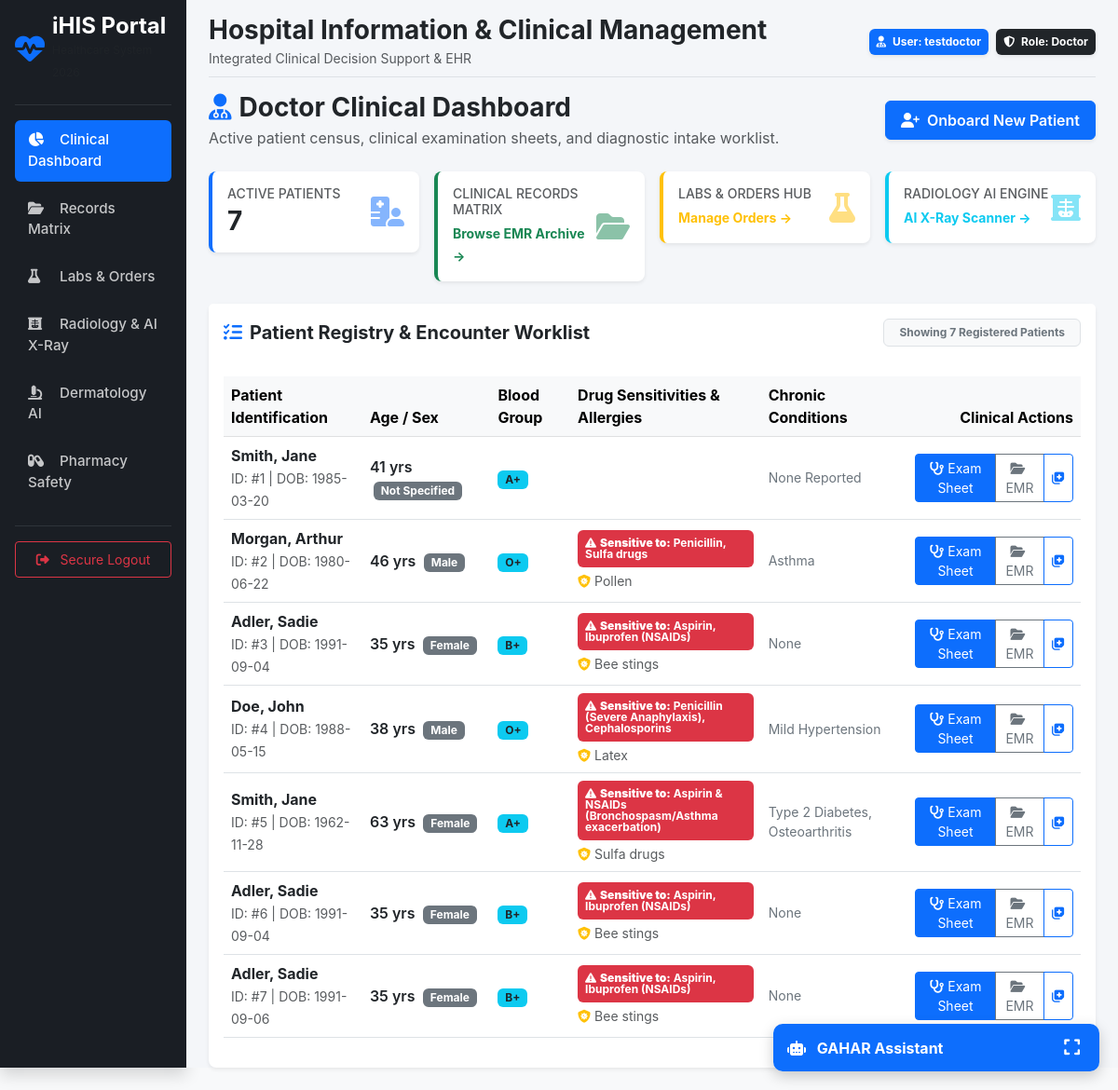
Before: /portal/doctor (signed in) with the older database file.
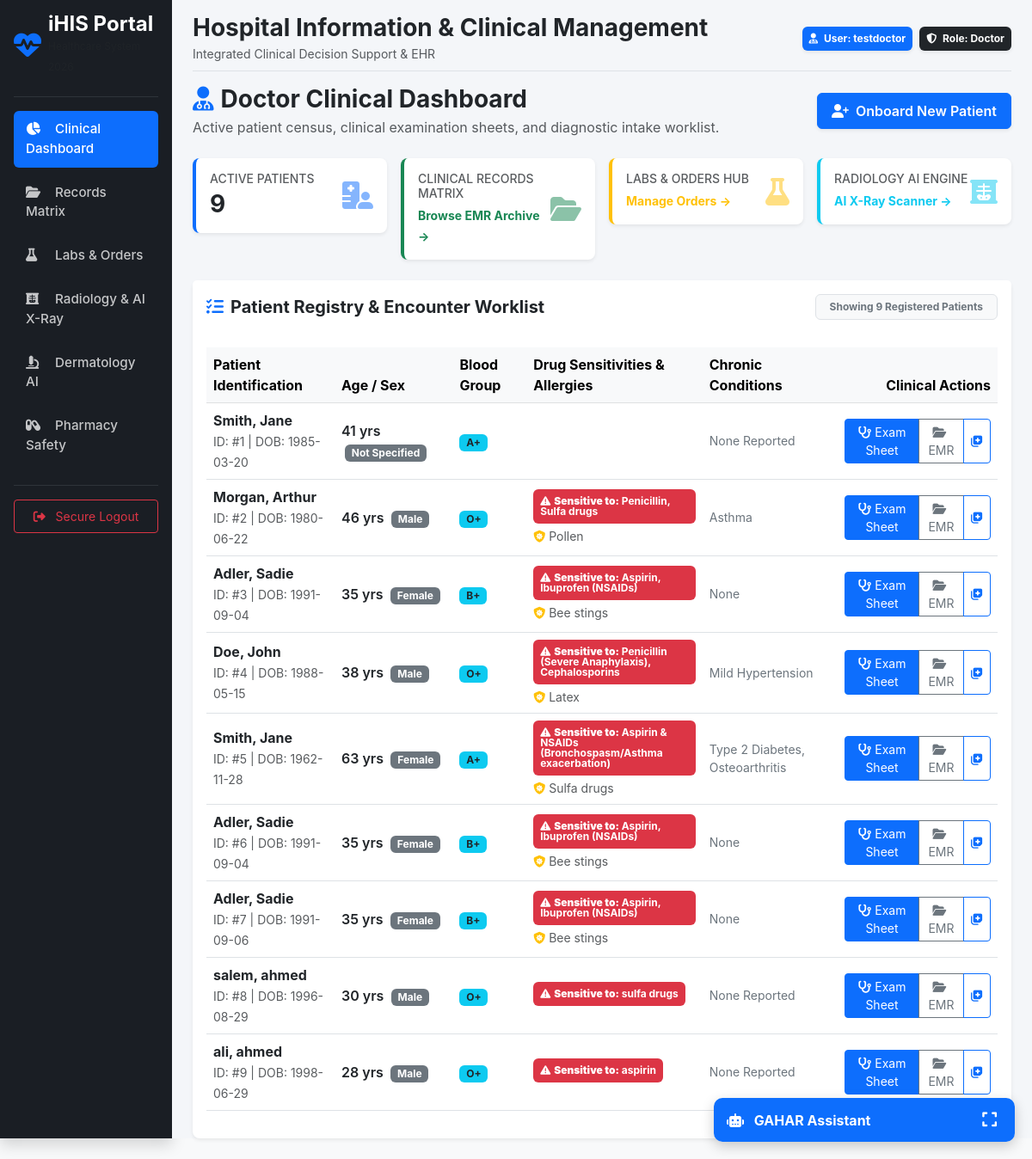
After: the same page with the newer database file.
### models/patient.py (models this page shows)
class Patient(db.Model):
    __tablename__ = 'patients'
    id = db.Column(db.Integer, primary_key=True)
    user_id = db.Column(db.Integer, db.ForeignKey('users.id'), unique=True, nullable=False)
    first_name = db.Column(db.String(100), nullable=False)
    last_name = db.Column(db.String(100), nullable=False, index=True)
    date_of_birth = db.Column(db.Date, nullable=False)
    gender = db.Column(db.String(20), default='Not Specified')  # Male, Female, Other
    blood_type = db.Column(db.String(5))
    phone = db.Column(db.String(30), nullable=True)
    allergies = db.Column(db.Text)               # General allergies (e.g. latex, dust, peanuts)
    drug_sensitivities = db.Column(db.Text)      # Specific drug sensitivities & adverse reactions
    chronic_diseases = db.Column(db.Text)
    created_at = db.Column(db.DateTime, default=datetime.utcnow)
    updated_at = db.Column(db.DateTime, default=datetime.utcnow, onupdate=datetime.utcnow)
    is_deleted = db.Column(db.Boolean, default=False, nullable=False)
    user = db.relationship('User', backref=db.backref('patient_profile', uselist=False))
    vital_signs = db.relationship('VitalSigns', backref='patient', lazy=True, order_by='desc(VitalSigns.recorded_at)')
    medical_records = db.relationship('MedicalRecord', backref='patient', lazy=True, order_by='desc(MedicalRecord.created_at)')
    lab_orders = db.relationship('LabOrder', backref='patient', lazy=True, order_by='desc(LabOrder.created_at)')
    radiology_orders = db.relationship('RadiologyOrder', backref='patient', lazy=True, order_by='desc(RadiologyOrder.created_at)')
    prescriptions = db.relationship('Prescription', backref='patient', lazy=True, order_by='desc(Prescription.created_at)')
    @property
    def full_name(self):
        return f"{self.first_name} {self.last_name}"
    @property
    def age(self):
        if not self.date_of_birth:
            return "N/A"
        today = date.today()
        calculated_age = today.year - self.date_of_birth.year - ((today.month, today.day) < (self.date_of_birth.month, self.date_of_birth.day))
        return calculated_age

### routes/portals.py (the view)
@portals_bp.route('/doctor')
@login_required
@roles_required('Doctor')
def doctor_dashboard():
    active_patients = Patient.query.filter_by(is_deleted=False).all()
    return render_template('portals/doctor.html', patients=active_patients)

### app.py (called while the page is built)
@login_manager.user_loader
def load_user(user_id):
    from models.user import User
    return db.session.get(User, int(user_id))

### services/auth_helpers.py (called while the page is built)
def roles_required(*role_names):
    def decorator(f):
        @wraps(f)
        def decorated_function(*args, **kwargs):
            if not current_user.is_authenticated or current_user.role.name not in role_names:
                abort(403)
            return f(*args, **kwargs)
        return decorated_function
    return decorator

### templates/portals/doctor.html (shortened to what the changed rows need)
{% extends 'base.html' %}
{% block content %}
<div class="row g-3 mb-4">
    <div class="col-md-3">
        <div class="card border-0 border-start border-primary border-4 shadow-sm p-3 bg-white">
            <div class="d-flex justify-content-between align-items-center">
                <div>
                    <h6 class="text-muted text-uppercase small mb-1">Active Patients</h6>
                    <h3 class="fw-bold mb-0 text-dark">{{ patients|length }}</h3>
                </div>
            </div>
        </div>
    </div>
</div>
<div class="card border-0 shadow-sm">
    <div class="card-header bg-white border-0 py-3 d-flex justify-content-between align-items-center">
        <h5 class="mb-0 text-dark fw-bold">
            <i class="fa-solid fa-list-check me-2 text-primary"></i>Patient Registry & Encounter Worklist
        </h5>
        <span class="badge bg-light text-secondary border px-3 py-2">
            Showing {{ patients|length }} Registered Patients
        </span>
    </div>
    <div class="table-responsive p-3">
        <table class="table table-hover align-middle">
            <thead class="table-light text-secondary">
                <tr>
                    <th>Patient Identification</th>
                    <th>Age / Sex</th>
                    <th>Blood Group</th>
                    <th>Drug Sensitivities & Allergies</th>
                    <th>Chronic Conditions</th>
                    <th class="text-end">Clinical Actions</th>
                </tr>
            </thead>
            <tbody>
                {% if patients %}
                    {% for patient in patients %}
                    <tr>
                        <td>
                            <div class="fw-bold text-dark">{{ patient.last_name }}, {{ patient.first_name }}</div>
                            <small class="text-muted">ID: #{{ patient.id }} | DOB: {{ patient.date_of_birth }}</small>
                        </td>
                        <td>
                            <span class="fw-semibold text-dark">{{ patient.age }} yrs</span>
                            <span class="badge bg-secondary ms-1">{{ patient.gender or 'Not Specified' }}</span>
                        </td>
                        <td>
                            <span class="badge bg-info text-dark">{{ patient.blood_type or 'N/A' }}</span>
                        </td>
                        <td>
                            {% if patient.drug_sensitivities and patient.drug_sensitivities != 'None Known' and patient.drug_sensitivities != 'None Reported' %}
                                <div class="badge bg-danger text-wrap text-start p-2 mb-1" style="max-width: 220px;">
                                    <i class="fa-solid fa-triangle-exclamation me-1"></i><strong>Sensitive to:</strong> {{ patient.drug_sensitivities }}
                                </div>
                            {% endif %}
                            {% if patient.allergies and patient.allergies != 'None Reported' and patient.allergies != 'None' %}
                                <div class="small text-muted"><i class="fa-solid fa-shield-virus me-1 text-warning"></i>{{ patient.allergies }}</div>
                            {% endif %}
                        </td>
                        <td class="small text-secondary">
                            {{ patient.chronic_diseases or 'None Reported' }}
                        </td>
                        <td class="text-end">
                            <div class="btn-group btn-group-sm">
                                <a href="{{ url_for('clinical.examination_sheet', patient_id=patient.id) }}" class="btn btn-primary" title="Start Clinical Examination Sheet">
                                    <i class="fa-solid fa-stethoscope me-1"></i>Exam Sheet
                                </a>
                                <a href="{{ url_for('clinical.patient_records', patient_id=patient.id) }}" class="btn btn-outline-secondary" title="View Full Patient EMR">
                                    <i class="fa-solid fa-folder-open me-1"></i>EMR
                                </a>
                                <button class="btn btn-outline-primary" data-bs-toggle="modal" data-bs-target="#soapModal{{ patient.id }}" title="Add SOAP Progress Note">
                                    <i class="fa-solid fa-notes-medical"></i>
                                </button>
                            </div>
                        </td>
                    </tr>
                    {% endfor %}
                {% endif %}
            </tbody>
        </table>
    </div>
</div>
{% endblock %}

Changed rows visible on the page:
added Patient: last_name "salem", first_name "ahmed", id "8", date_of_birth "1996-08-29", age "30", gender "Male", blood_type "O+", drug_sensitivities "sulfa drugs", chronic_diseases "None Reported"
added Patient: last_name "ali", first_name "ahmed", id "9", date_of_birth "1998-06-29", age "28", gender "Male", blood_type "O+", drug_sensitivities "aspirin", chronic_diseases "None Reported"
Other visible differences:
{{ patients|length }}: "7" → "9"
